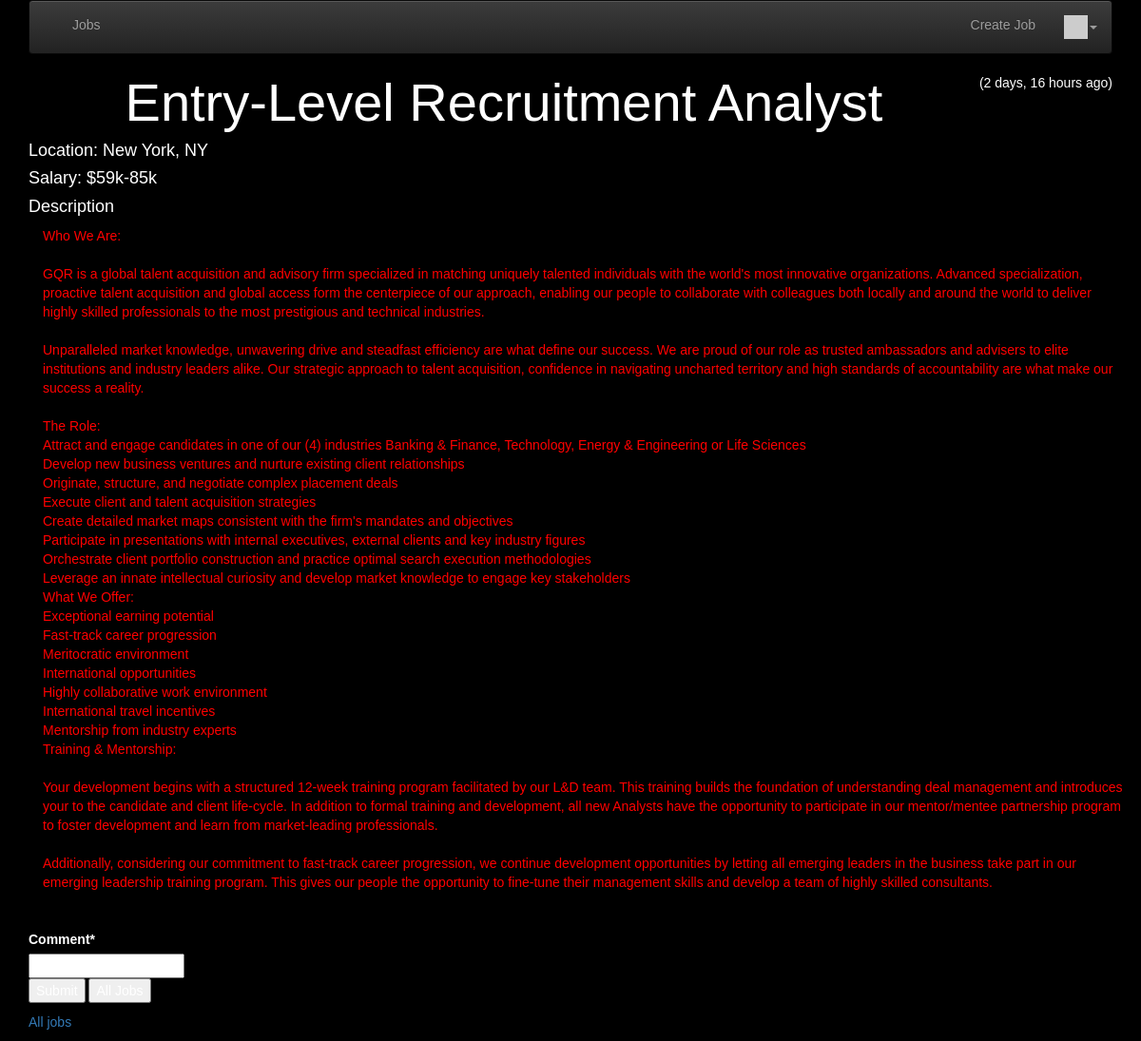
The app's page /job/202 (signed in) with its own data.
### jobs/models.py (models this page shows, shortened)
class Job(models.Model) :
    title = models.CharField(
            max_length=200,
            validators=[MinLengthValidator(2, "Employer must be greater than 2 characters")]
    )
    employer = models.ForeignKey(Employer, on_delete=models.CASCADE,null=True)
    location = models.ForeignKey(Location, on_delete=models.CASCADE,null=True)
    salary_l = models.IntegerField(null=True)
    salary_h = models.IntegerField(null=True)
    description = models.TextField()
    owner = models.ForeignKey(settings.AUTH_USER_MODEL, on_delete=models.CASCADE,null=True)
    comments = models.ManyToManyField(settings.AUTH_USER_MODEL,
        through='Comment', related_name='comments_owned')
    created_at = models.DateTimeField(auto_now_add=True)
    updated_at = models.DateTimeField(auto_now=True)
    favorites = models.ManyToManyField(settings.AUTH_USER_MODEL,
        through='Fav', related_name='favorite_jobs')

class Location(models.Model) :
    name = models.CharField(
            max_length=200,
            validators=[MinLengthValidator(2, "Location must be greater than 2 characters")]
    )
    owner = models.ForeignKey(settings.AUTH_USER_MODEL, on_delete=models.CASCADE, null=True)
    def __str__(self) :
        return self.name

### jobs/views.py (the view)
# urls.py: path('job/<int:pk>', views.JobDetailView.as_view(), name='job_detail'),
class JobDetailView(OwnerDetailView):
    model = Job
    template_name = "jobs/job_detail.html"
    def get(self, request, pk) :
        x = Job.objects.get(id=pk)
        comments = Comment.objects.filter(job=x).order_by('-updated_at')
        comment_form = CommentForm()
        context = { 'job' : x, 'comments': comments, 'comment_form': comment_form }
        return render(request, self.template_name, context)

### jobs/forms.py
class CommentForm(forms.Form):
    comment = forms.CharField(required=True, max_length=500, min_length=3, strip=True)

### homepage/context_processors.py (called while the page is built)
def settings(request):
    return {
        'settings': django_settings,
    }

### homepage/templatetags/app_tags.py (called while the page is built)
@register.filter(name='gravatar')
def gravatar(user, size=35):
    email = str(user.email.strip().lower()).encode('utf-8')
    email_hash = md5(email).hexdigest()
    url = "//www.gravatar.com/avatar/{0}?s={1}&d=identicon&r=PG"
    return url.format(email_hash, size)

### jobs/templates/jobs/job_detail.html (shortened to what this page needs)
{% extends "base_menu.html" %}
{% load humanize %}
{% block head %}
<link rel="stylesheet" href="{% url 'jobs:static' 'bootstrap.css' %}">
{% endblock %}
{% block content %}
<span style="float: right;">
({{ job.updated_at|naturaltime }})
</span>
<h2>{{ job.title }}</h21>
<br>
<h4>Location: {{ job.location }}</h4>
<h4>Salary: ${{ job.salary_l }}k-{{ job.salary_h }}k</h4>
<h4 >Description</h4>
<div id='description' class='container'>
  <div class="row">
      <div class='col-lg-12' >
        <p>{{job.description|safe}}</p>
      </div>
  </div>
</div>
<p>
{% if user %}
<br clear="all"/>
<p>
{% load crispy_forms_tags %}
<form method="post" action="{% url 'jobs:job_comment_create' job.id %}">
    {{ comment_form|crispy }}
<input type="submit" value="Submit">
<input type="submit" value="All Jobs" onclick="window.location.href='{% url 'jobs:all' %}';return false;">
</form>
</p>
{% endif %}
</p>
<p>
<a href="{% url 'jobs:all' %}">All jobs</a>
</p>
{% endblock %}

### records on screen
Job: updated_at "2 days, 16 hours ago", title "Entry-Level Recruitment Analyst", location "New York, NY", salary_l "59", salary_h "85", description "Who We Are: GQR is a global talent acquisition and advisory firm specialized in matching uniquely talented individuals with the world's most innovative organizations. Advanced specialization, proactive talent acquisition and global access form the centerpiece of our approach, enabling our people to collaborate with colleagues both locally and around the world to deliver highly skilled professionals to the most prestigious and technical industries. Unparalleled market knowledge, unwavering drive and steadfast efficiency are what define our success. We are proud of our role as trusted ambassadors and advisers to elite institutions and industry leaders alike. Our strategic approach to talent…"
